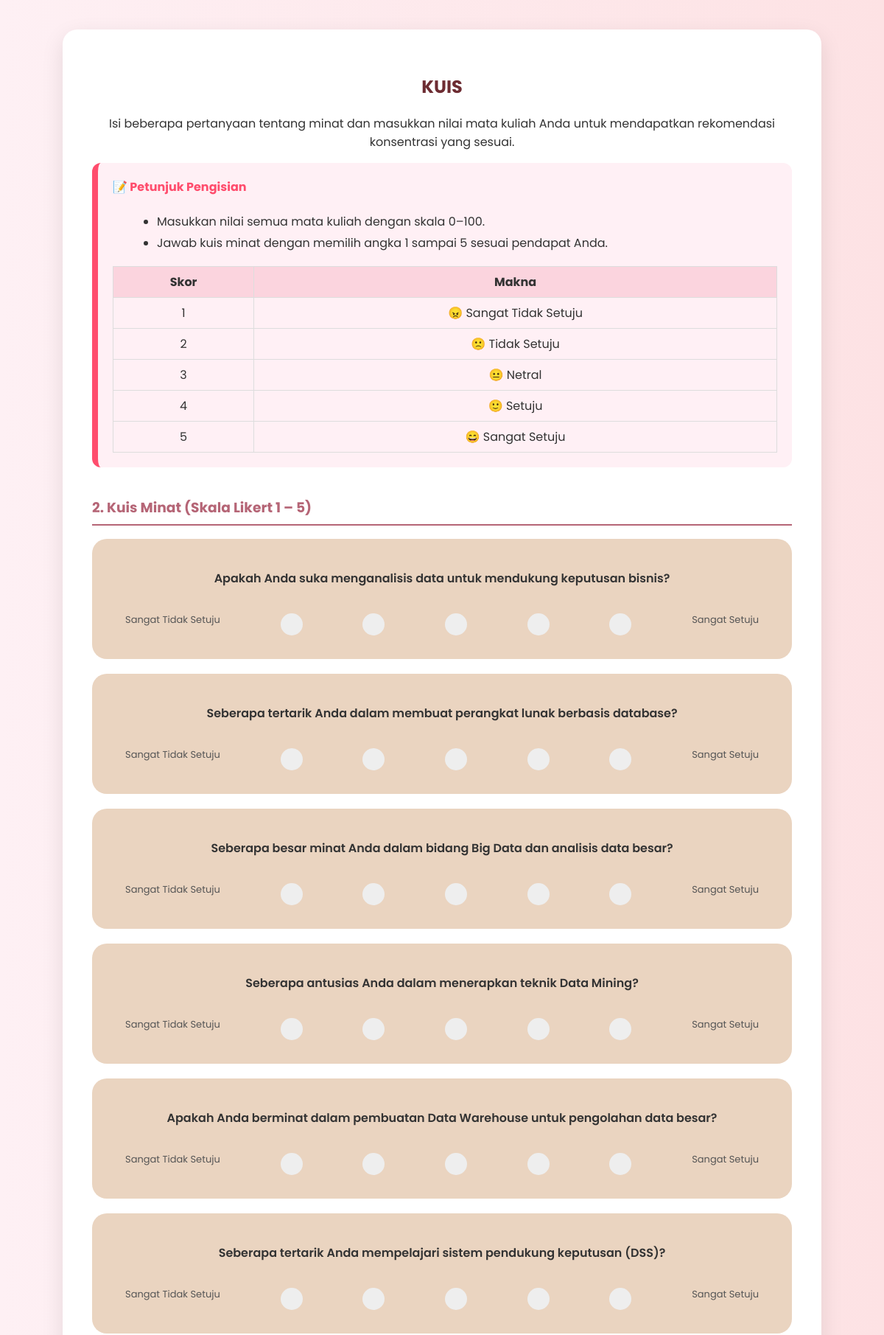
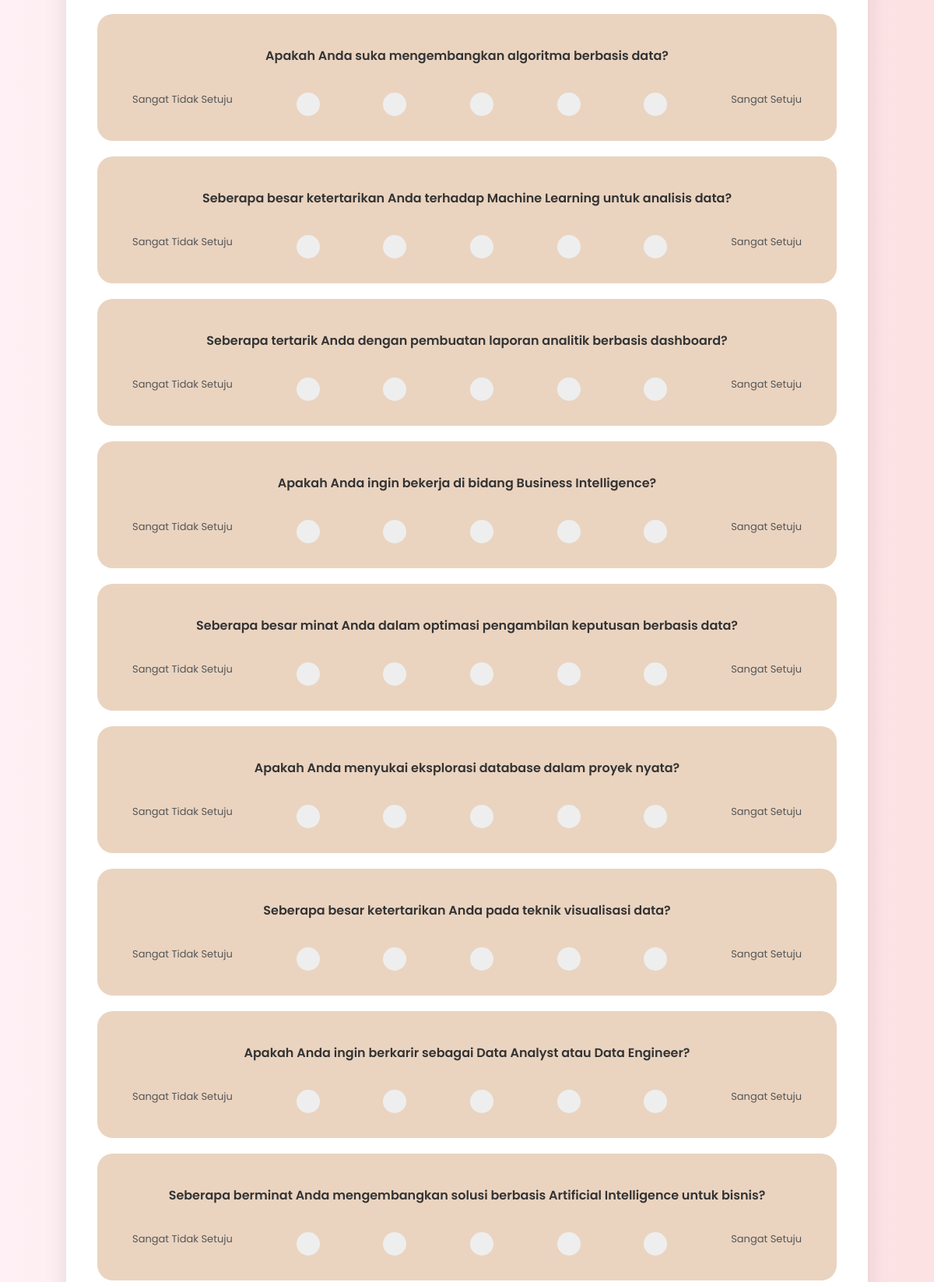
The app's page /kuis1.php (upper part) with its own data (2 pictures, top to bottom).
### tables this page shows
CREATE TABLE `pertanyaan` (
  `id_pertanyaan` int(11) NOT NULL,
  `teks` text NOT NULL
);

### kuis1.php (the view, shortened to what this page needs)
<?php
include 'koneksi.php';
$q_kriteria = mysqli_query($conn, "SELECT * FROM kriteria");
while ($k = mysqli_fetch_assoc($q_kriteria)) {
    $kode = mysqli_real_escape_string($conn, $k['kode']);
    $nama = mysqli_real_escape_string($conn, $k['nama_kriteria']);
    $cek = mysqli_query($conn, "SELECT COUNT(*) as jml FROM matkul WHERE kode = '$kode'");
    $cekRow = mysqli_fetch_assoc($cek);
    if ($cekRow['jml'] == 0) {
        mysqli_query($conn, "INSERT INTO matkul (kode, nama) VALUES ('$kode', '$nama')");
    }
}
?>
<!DOCTYPE html>
<html lang="id">
<head>
</head>
<body>
<div class="container">
    <h2>KUIS</h2>
    <p style="text-align:center;">Isi beberapa pertanyaan tentang minat dan masukkan nilai mata kuliah Anda untuk mendapatkan rekomendasi konsentrasi yang sesuai.</p>
    <div class="card-info">
        <h4 style="margin-top:0;color:#ff4d6d;">📝 Petunjuk Pengisian</h4>
        <ul style="line-height:1.8;margin-left:20px;">
            <li>Masukkan nilai semua mata kuliah dengan skala 0–100.</li>
            <li>Jawab kuis minat dengan memilih angka 1 sampai 5 sesuai pendapat Anda.</li>
        </ul>
        <table class="likert-scale">
            <tr><th>Skor</th><th>Makna</th></tr>
            <tr><td>1</td><td>😠 Sangat Tidak Setuju</td></tr>
            <tr><td>2</td><td>🙁 Tidak Setuju</td></tr>
            <tr><td>3</td><td>😐 Netral</td></tr>
            <tr><td>4</td><td>🙂 Setuju</td></tr>
            <tr><td>5</td><td>😄 Sangat Setuju</td></tr>
        </table>
    </div>
    <form action="proses_input.php" method="POST">
                <h3>2. Kuis Minat (Skala Likert 1 – 5)</h3>
        <?php
        $q = mysqli_query($conn, "SELECT * FROM pertanyaan ORDER BY id_pertanyaan");
        while ($row = mysqli_fetch_assoc($q)) {
            echo "<div class='quiz-card'>";
            echo "<p>{$row['teks']}</p>";
            echo "<div class='radio-scale'>";
            echo "<span>Sangat Tidak Setuju</span>";
            for ($i = 1; $i <= 5; $i++) {
                echo "
                <div>
                    <input type='radio' id='q{$row['id_pertanyaan']}_$i' name='kuis[{$row['id_pertanyaan']}]' value='$i' required>
                    <label for='q{$row['id_pertanyaan']}_$i'></label>
                </div>";
            }
            echo "<span>Sangat Setuju</span>";
            echo "</div></div>";
        }
        ?>
    </form>
</div>
</body>
</html>

### kuis1.php (style rules this page uses)
body { margin: 0; font-family: 'Poppins', sans-serif; background: linear-gradient(to right, #fef0f4, #fde2e4); color: #333; }
.container { max-width: 950px; margin: 40px auto; padding: 40px; background: #fff; border-radius: 20px; box-shadow: 0 10px 30px rgba(0, 0, 0, 0.1); }
h2 { text-align: center; color: #6d2c32; margin-bottom: 20px; }
.card-info { background-color: #fff0f5; border-left: 8px solid #ff4d6d; padding: 20px; border-radius: 12px; margin-bottom: 20px; }
table.likert-scale { width: 100%; border-collapse: collapse; margin-top: 10px; }
table.likert-scale th, table.likert-scale td { border: 1px solid #ddd; padding: 8px; text-align: center; }
table.likert-scale th { background-color: #fbd4de; color: #333; }
h3 { color: #b56576; margin-top: 40px; border-bottom: 2px solid #b56576; padding-bottom: 8px; }
label { font-weight: 500; display: block; margin-top: 20px; }
.quiz-card { background-color: #ead4c0; padding: 25px; border-radius: 20px; margin-bottom: 20px; }
.quiz-card p { font-weight: 600; margin-bottom: 15px; text-align: center; }
.radio-scale { display: flex; justify-content: space-between; align-items: center; margin-top: 10px; padding: 0 20px; }
.radio-scale span { font-size: 13px; color: #555; }
.radio-scale label { width: 30px; height: 30px; border-radius: 50%; background-color: #eee; display: inline-block; line-height: 30px; text-align: center; font-size: 14px; cursor: pointer; transition: background-color 0.3s ease; }

### records on screen
pertanyaan: teks "Apakah Anda suka menganalisis data untuk mendukung keputusan bisnis?"
pertanyaan: teks "Seberapa tertarik Anda dalam membuat perangkat lunak berbasis database?"
pertanyaan: teks "Seberapa besar minat Anda dalam bidang Big Data dan analisis data besar?"
pertanyaan: teks "Seberapa antusias Anda dalam menerapkan teknik Data Mining?"
pertanyaan: teks "Apakah Anda berminat dalam pembuatan Data Warehouse untuk pengolahan data besar?"
pertanyaan: teks "Seberapa tertarik Anda mempelajari sistem pendukung keputusan (DSS)?"
pertanyaan: teks "Apakah Anda suka mengembangkan algoritma berbasis data?"
pertanyaan: teks "Seberapa besar ketertarikan Anda terhadap Machine Learning untuk analisis data?"
pertanyaan: teks "Seberapa tertarik Anda dengan pembuatan laporan analitik berbasis dashboard?"
pertanyaan: teks "Apakah Anda ingin bekerja di bidang Business Intelligence?"
pertanyaan: teks "Seberapa besar minat Anda dalam optimasi pengambilan keputusan berbasis data?"
pertanyaan: teks "Apakah Anda menyukai eksplorasi database dalam proyek nyata?"
pertanyaan: teks "Seberapa besar ketertarikan Anda pada teknik visualisasi data?"
pertanyaan: teks "Apakah Anda ingin berkarir sebagai Data Analyst atau Data Engineer?"
pertanyaan: teks "Seberapa berminat Anda mengembangkan solusi berbasis Artificial Intelligence untuk bisnis?"
